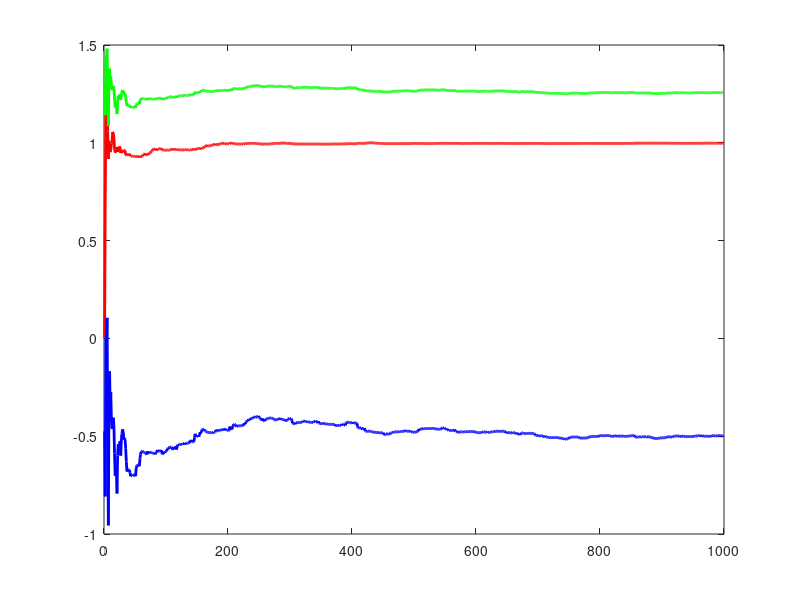

MATLAB code to generate this figure: (Note: this script raises an error after producing the figure.)
% Parameters
N = 1000;

a_desired = 1; 
b_desired = 0.5;
c_desired = -0.5;

u = ones(N, 1);
y = zeros(N, 1);
E = load("e.mat");
e = E(1).e;

for t = 2:N
    u(t) = -0.2 * y(t);
    y(t) = -a_desired * y(t-1) + b_desired * u(t-1) + c_desired * e(t-1) + e(t);
end

theta_hat = zeros(3, 1); % [a, b, c]
P = 100 * eye(3);
phi = zeros(3, 1);

theta_store = zeros(3, N);
for t = 2:N
    phi = [-y(t-1); u(t-1); e(t-1)];
    error = y(t) - phi' * theta_hat;
    P = P - (P*phi*phi'*P)/(1 + phi'*P*phi);
    K = P*phi;
    theta_hat = theta_hat + K * error;
    theta_store(:, t) = theta_hat;
end

figure;
plot(theta_store(1, 2:N), 'r', 'LineWidth', 2);
hold on;
plot(theta_store(2, 2:N), 'g', 'LineWidth', 2);
plot(theta_store(3, 2:N), 'b', 'LineWidth', 2);
yline(a_desired, '--r', 'Desired a');
yline(b_desired, '--g', 'Desired b');
yline(c_desired, '--b', 'Desired c');
xlabel('Sample');
legend('a estimate', 'b estimate', 'c estimate', 'Location', 'Southeast');
title('RLS Algorithm with 0.2*y feedback');
grid on;

